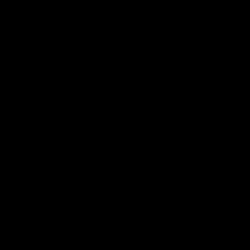
Frame 1 (no input)
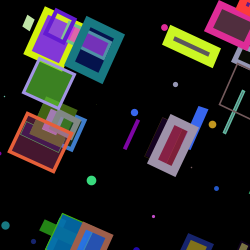
Frame 60 (the mouse pressed at the canvas centre just before this capture)
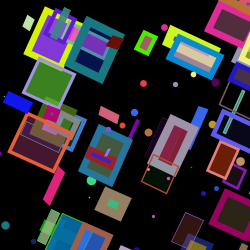
Frame 120 (the mouse held since frame 60 and released just before this capture)

The Processing sketch that drew these frames (run headless with seeded random() and noise(); from frame 60 on, the mouse is pressed at the canvas centre):

// Processing sketch: processing_54841
// ── processing_54841.pde

/* by: Gina Kim
YSDN 1006 Interactivity Design 3.0
Prof. Borzu
March4, 2012
Credit: http://switchboardonline.co.uk/?p=66
*/

int linea=0;
float angulo = 2.0;


void setup()
{
  background (0);
  size (250,250);
  smooth();
  frameRate (60); //speed of rectangles appearing
stroke (255, 0, 0);//stroke of rectangles
  strokeWeight (5);

}

void draw(){
     fill (random(255), random(255), random(255), random(0,255)); //random colors
     translate (random (400), random (400));
     rotate (angulo); //rotate the rectangles
    
  strokeWeight (random( 10) );//strokeweight is random
   stroke (random (255), random (255), random (255) );
   point ( random(width), random(height)); //circles randomly appearing
   

   rect( random (-50), random(-50), random(50),random(50)); //random rectangles appearing
 linea=linea+1;
   fill (random(255), random(255), random(255));//random colors
   if (linea==500){
     linea=0;
     
    background(random(0,255),random(0,255),random(0,255));// background color changes
  }
  
}
  
